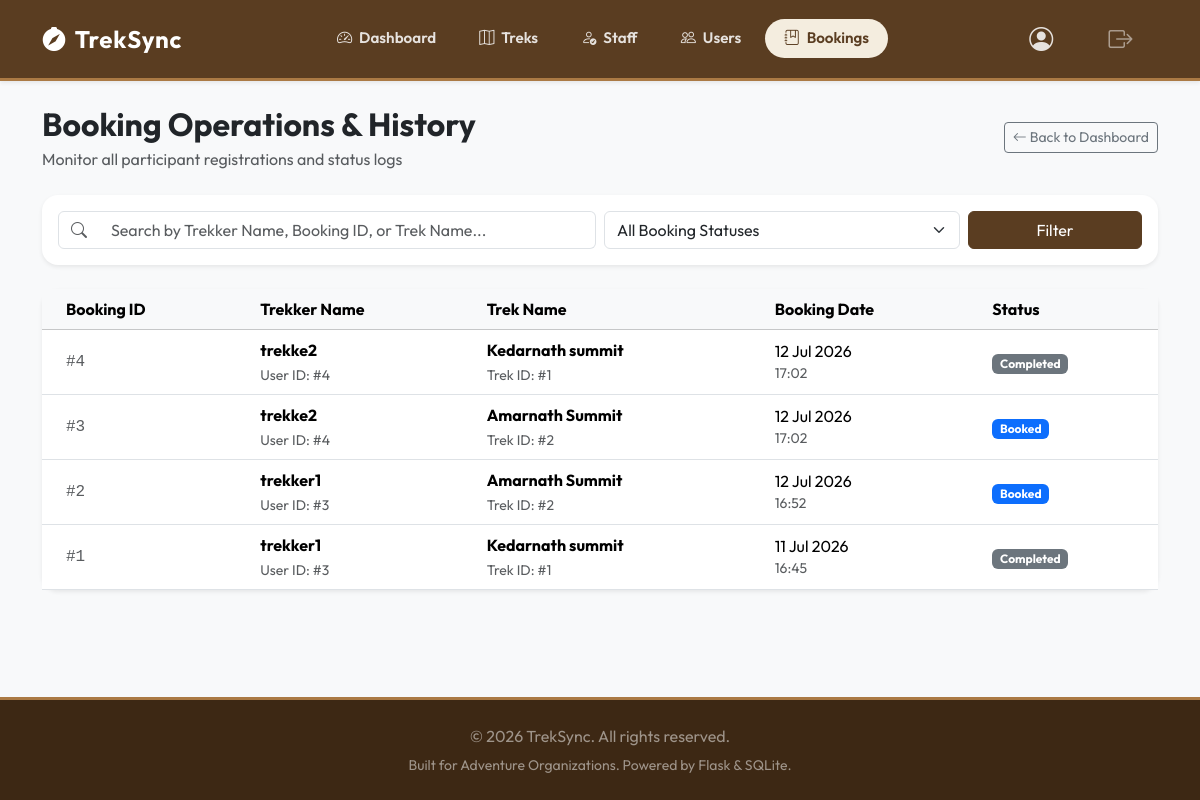
/admin/bookings (signed in), run on an earlier commit of the app's database.
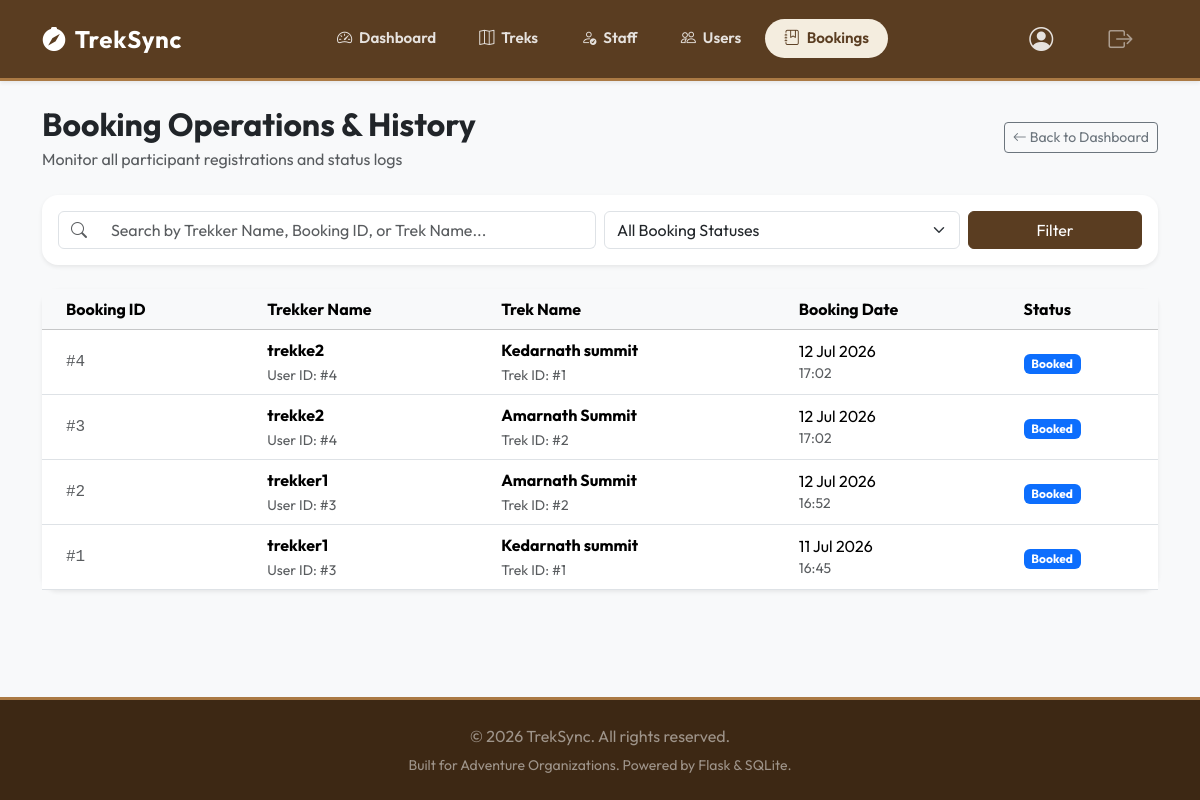
And on a later commit of the database.
### models.py (models this page shows, shortened)
class Booking(db.Model):
    __tablename__ = 'booking'
    id = db.Column(db.Integer, primary_key=True)
    user_id = db.Column(db.Integer, db.ForeignKey('user.id'), nullable=False)
    trek_id = db.Column(db.Integer, db.ForeignKey('trek.id'), nullable=False)
    booking_date = db.Column(db.DateTime, default=datetime.utcnow)
    status = db.Column(db.String(20), default='Booked')  # 'Booked', 'Cancelled', 'Completed'
    user = db.relationship('User', back_populates='bookings')
    trek = db.relationship('Trek', back_populates='bookings')

class User(db.Model, UserMixin):
    __tablename__ = 'user'
    id = db.Column(db.Integer, primary_key=True)
    username = db.Column(db.String(80), unique=True, nullable=False)
    email = db.Column(db.String(120), unique=True, nullable=False)
    password_hash = db.Column(db.String(255), nullable=False)
    role = db.Column(db.String(20), nullable=False)  # 'admin', 'staff', 'trekker'
    is_active = db.Column(db.Boolean, default=True)  # Admin can deactivate
    is_blacklisted = db.Column(db.Boolean, default=False)  # Admin can blacklist
    profile = db.relationship('StaffProfile', back_populates='user', uselist=False, cascade="all, delete-orphan")
    bookings = db.relationship('Booking', back_populates='user', cascade="all, delete-orphan")
    assigned_treks = db.relationship('Trek', back_populates='staff', foreign_keys='Trek.staff_id')

class Trek(db.Model):
    __tablename__ = 'trek'
    id = db.Column(db.Integer, primary_key=True)
    name = db.Column(db.String(100), nullable=False)
    location = db.Column(db.String(100), nullable=False)
    difficulty = db.Column(db.String(20), nullable=False)  # 'Easy', 'Moderate', 'Hard'
    duration = db.Column(db.Integer, nullable=False)  # in days
    max_slots = db.Column(db.Integer, nullable=False)
    available_slots = db.Column(db.Integer, nullable=False)
    staff_id = db.Column(db.Integer, db.ForeignKey('user.id'), nullable=True)  # Assigned staff
    status = db.Column(db.String(20), default='Pending')  # 'Pending', 'Approved', 'Open', 'Closed', 'Completed'
    start_date = db.Column(db.Date, nullable=False)
    end_date = db.Column(db.Date, nullable=False)
    staff = db.relationship('User', back_populates='assigned_treks', foreign_keys=[staff_id])
    bookings = db.relationship('Booking', back_populates='trek', cascade="all, delete-orphan")

### app.py (the view)
@app.route('/admin/bookings')
@login_required
@admin_required
def admin_bookings():
    search_query = request.args.get('q', '').strip()
    filter_status = request.args.get('status', '').strip()
    query = Booking.query.join(User, Booking.user_id == User.id).join(Trek, Booking.trek_id == Trek.id)
    if search_query:
        if search_query.isdigit():
            query = query.filter((User.username.like(f"%{search_query}%")) | (Trek.name.like(f"%{search_query}%")) | (Booking.id == int(search_query)))
        else:
            query = query.filter((User.username.like(f"%{search_query}%")) | (Trek.name.like(f"%{search_query}%")))
    if filter_status:
        query = query.filter(Booking.status.ilike(filter_status))
    bookings = query.order_by(Booking.booking_date.desc()).all()
    return render_template('admin/bookings.html', bookings=bookings, search_query=search_query, filter_status=filter_status)

### app.py (called while the page is built)
@login_manager.user_loader
def load_user(user_id):
    return User.query.get(int(user_id))

def admin_required(f):
    @wraps(f)
    def decorated_function(*args, **kwargs):
        if not current_user.is_authenticated or current_user.role != 'admin':
            flash('Access denied. Admin role required.', 'error')
            return redirect(url_for('home'))
        return f(*args, **kwargs)
    return decorated_function

### templates/admin/bookings.html (shortened to what the changed rows need)
{% extends "base.html" %}
{% block content %}
<div class="container">
    <div class="d-flex flex-column flex-md-row justify-content-between align-items-md-center gap-3 mb-4">
        <div>
            <h1 class="h2 fw-bold mb-1">Booking Operations & History</h1>
        </div>
    </div>
    <div class="card border-0 shadow-sm">
        <div class="card-body p-0">
            {% if bookings %}
                <div class="table-responsive">
                    <table class="table table-hover align-middle mb-0">
                        <thead class="table-light">
                            <tr>
                                <th class="ps-4">Booking ID</th>
                                <th>Trekker Name</th>
                                <th>Trek Name</th>
                                <th>Booking Date</th>
                                <th>Status</th>
                            </tr>
                        </thead>
                        <tbody>
                            {% for booking in bookings %}
                                <tr>
                                    <td class="ps-4 font-monospace text-muted">#{{ booking.id }}</td>
                                    <td>
                                        <div class="fw-bold">{{ booking.user.username }}</div>
                                        <small class="text-muted">User ID: #{{ booking.user.id }}</small>
                                    </td>
                                    <td>
                                        <div class="fw-bold">{{ booking.trek.name }}</div>
                                        <small class="text-muted">Trek ID: #{{ booking.trek.id }}</small>
                                    </td>
                                    <td>
                                        <span>{{ booking.booking_date.strftime('%d %b %Y') }}</span>
                                        <small class="text-muted d-block">{{ booking.booking_date.strftime('%H:%M') }}</small>
                                    </td>
                                    <td>
                                        <span class="badge text-capitalize
                                            {% if booking.status == 'booked' or booking.status == 'Booked' %}bg-primary
                                            {% elif booking.status == 'cancelled' or booking.status == 'Cancelled' %}bg-danger
                                            {% else %}bg-secondary{% endif %}">
                                            {{ booking.status }}
                                        </span>
                                    </td>
                                </tr>
                            {% endfor %}
                        </tbody>
                    </table>
                </div>
            {% else %}
                <div class="p-5 text-center text-muted">
                    <i class="bi bi-journal-x fs-1 mb-2 d-block"></i>
                    No bookings found matching the criteria.
                </div>
            {% endif %}
        </div>
    </div>
</div>
{% endblock %}

What changed in the data, as far as the page shows it:
changed Booking id 4: status "Completed" → "Booked"
changed Booking "11 Jul 2026": status "Completed" → "Booked"
